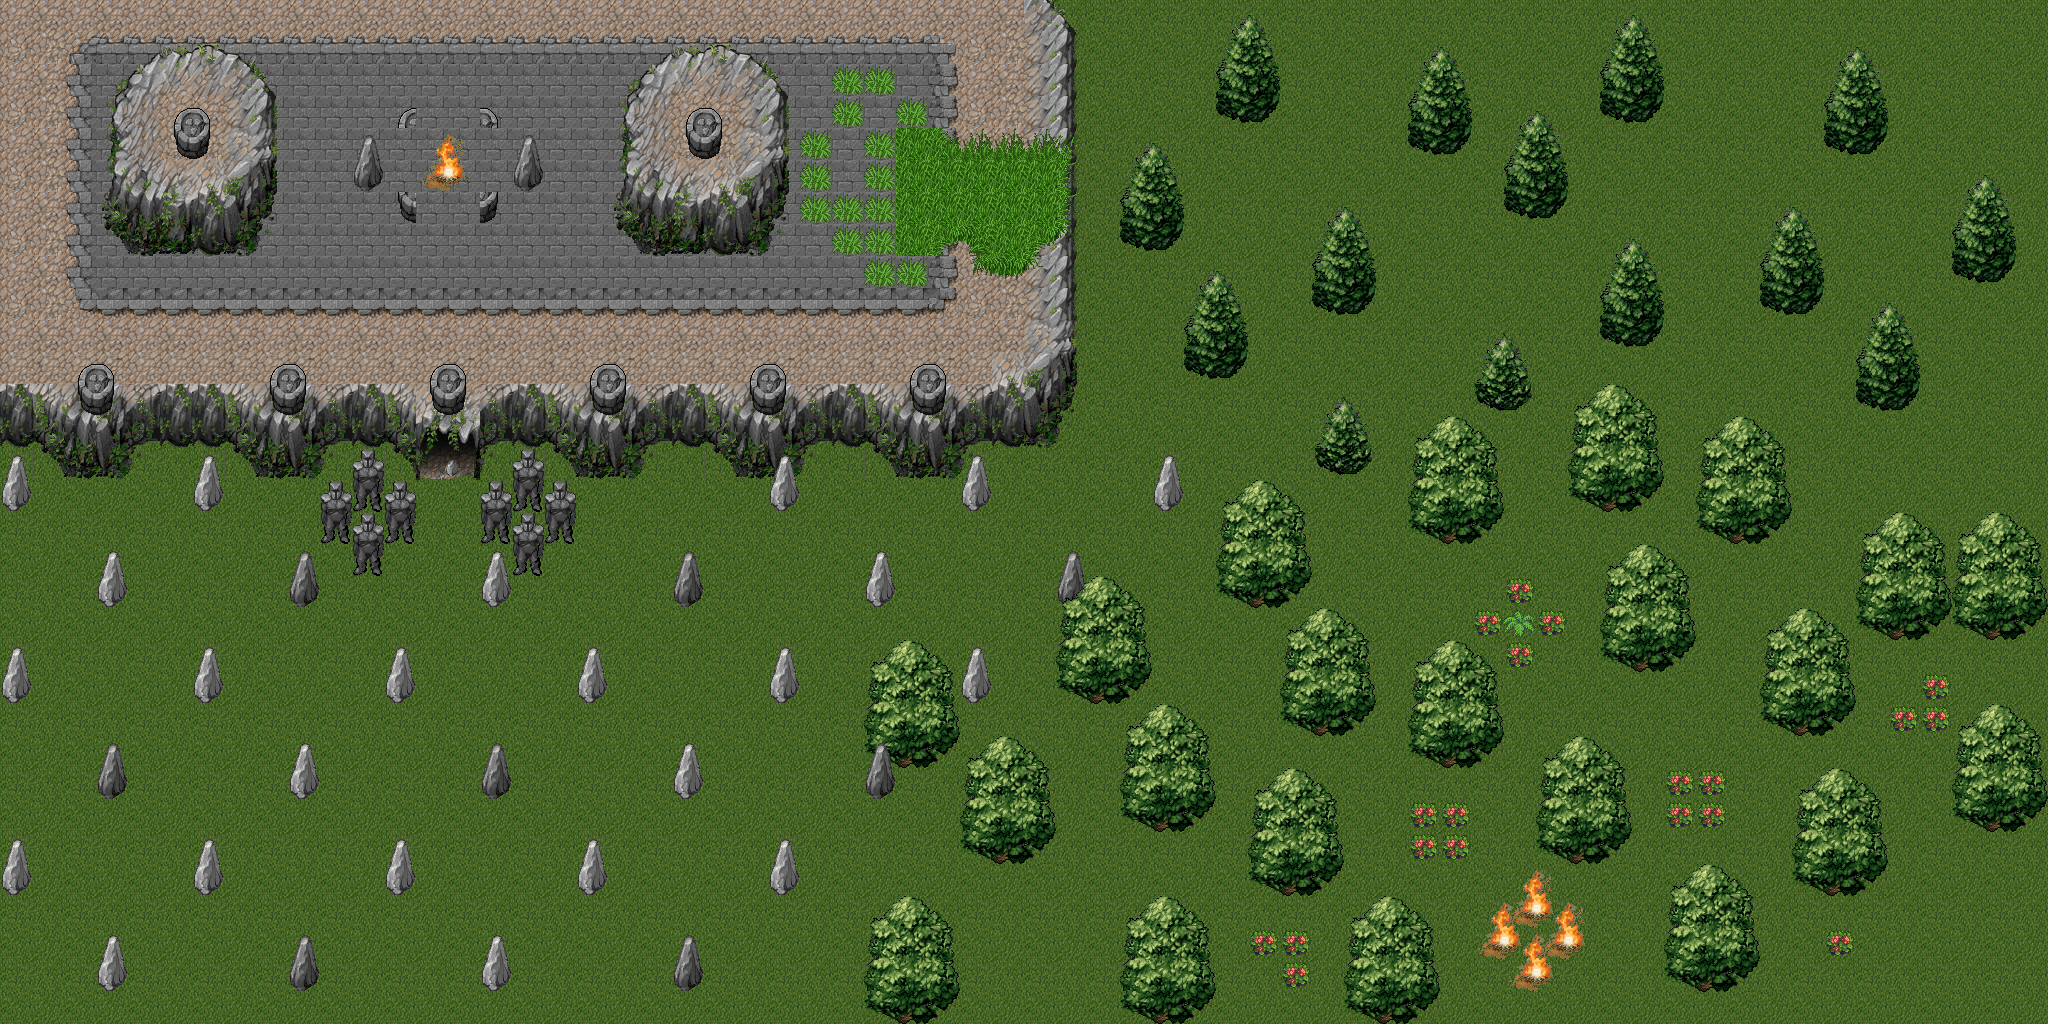

A 2D game scene composited from a Tiled map and its tileset images. What follows is a short description and the map's XML, with each tile layer's data collapsed to a summary:
An orthogonal 64x32 tile map with 32x32 px tiles, 5 tile layers (Ground, Raised Terrain, Even Higher Ground, Doodads, ...).

<map version="1.0" orientation="orthogonal" renderorder="right-down" width="64" height="32" tilewidth="32" tileheight="32" nextobjectid="1">
 <tileset firstgid="1" name="LostGarden" tilewidth="32" tileheight="32" tilecount="256">
  <image source="LostGarden.png" width="512" height="512" />
  <tile id="0">
   <properties>
    <property name="Unpassable" value="true" />
   </properties>
  </tile>
  <tile id="1">
   <properties>
    <property name="Unpassable" value="true" />
   </properties>
  </tile>
  <tile id="2">
   <properties>
    <property name="Unpassable" value="true" />
   </properties>
  </tile>
  <tile id="3">
   <properties>
    <property name="Unpassable" value="true" />
   </properties>
  </tile>
  <tile id="4">
   <properties>
    <property name="Unpassable" value="true" />
   </properties>
  </tile>
  <tile id="5">
   <properties>
    <property name="Unpassable" value="true" />
   </properties>
  </tile>
  <tile id="6">
   <properties>
    <property name="Unpassable" value="true" />
   </properties>
  </tile>
  <tile id="7">
   <properties>
    <property name="Unpassable" value="true" />
   </properties>
  </tile>
  <tile id="8">
   <properties>
    <property name="Unpassable" value="true" />
   </properties>
  </tile>
  <tile id="9">
   <properties>
    <property name="Unpassable" value="true" />
   </properties>
  </tile>
  <tile id="16">
   <properties>
    <property name="Unpassable" value="true" />
   </properties>
  </tile>
  <tile id="21">
   <properties>
    <property name="Unpassable" value="true" />
   </properties>
  </tile>
  <tile id="22">
   <properties>
    <property name="Unpassable" value="true" />
   </properties>
  </tile>
  <tile id="25">
   <properties>
    <property name="Unpassable" value="true" />
   </properties>
  </tile>
  <tile id="32">
   <properties>
    <property name="Unpassable" value="true" />
   </properties>
  </tile>
  <tile id="37">
   <properties>
    <property name="Unpassable" value="true" />
   </properties>
  </tile>
  <tile id="48">
   <properties>
    <property name="Unpassable" value="true" />
   </properties>
  </tile>
  <tile id="53">
   <properties>
    <property name="Unpassable" value="true" />
   </properties>
  </tile>
  <tile id="64">
   <properties>
    <property name="Unpassable" value="true" />
   </properties>
  </tile>
  <tile id="69">
   <properties>
    <property name="Unpassable" value="true" />
   </properties>
  </tile>
  <tile id="70">
   <properties>
    <property name="Unpassable" value="true" />
   </properties>
  </tile>
  <tile id="71">
   <properties>
    <property name="Unpassable" value="true" />
   </properties>
  </tile>
  <tile id="72">
   <properties>
    <property name="Unpassable" value="true" />
   </properties>
  </tile>
  <tile id="73">
   <properties>
    <property name="Unpassable" value="true" />
   </properties>
  </tile>
  <tile id="80">
   <properties>
    <property name="Unpassable" value="true" />
   </properties>
  </tile>
  <tile id="81">
   <properties>
    <property name="Unpassable" value="true" />
   </properties>
  </tile>
  <tile id="82">
   <properties>
    <property name="Unpassable" value="true" />
   </properties>
  </tile>
  <tile id="83">
   <properties>
    <property name="Unpassable" value="true" />
   </properties>
  </tile>
  <tile id="84">
   <properties>
    <property name="Unpassable" value="true" />
   </properties>
  </tile>
  <tile id="85">
   <properties>
    <property name="Unpassable" value="true" />
   </properties>
  </tile>
  <tile id="86">
   <properties>
    <property name="Unpassable" value="true" />
   </properties>
  </tile>
  <tile id="87">
   <properties>
    <property name="Unpassable" value="true" />
   </properties>
  </tile>
  <tile id="88">
   <properties>
    <property name="Unpassable" value="true" />
   </properties>
  </tile>
  <tile id="89">
   <properties>
    <property name="Unpassable" value="true" />
   </properties>
  </tile>
  <tile id="96">
   <properties>
    <property name="Unpassable" value="true" />
   </properties>
  </tile>
  <tile id="97">
   <properties>
    <property name="Unpassable" value="true" />
   </properties>
  </tile>
  <tile id="98">
   <properties>
    <property name="Unpassable" value="true" />
   </properties>
  </tile>
  <tile id="99">
   <properties>
    <property name="Unpassable" value="true" />
   </properties>
  </tile>
  <tile id="100">
   <properties>
    <property name="Unpassable" value="true" />
   </properties>
  </tile>
  <tile id="101">
   <properties>
    <property name="Unpassable" value="true" />
   </properties>
  </tile>
  <tile id="102">
   <properties>
    <property name="Unpassable" value="true" />
   </properties>
  </tile>
  <tile id="103">
   <properties>
    <property name="Unpassable" value="true" />
   </properties>
  </tile>
  <tile id="104">
   <properties>
    <property name="Unpassable" value="true" />
   </properties>
  </tile>
  <tile id="105">
   <properties>
    <property name="Unpassable" value="true" />
   </properties>
  </tile>
  <tile id="112">
   <properties>
    <property name="Unpassable" value="true" />
   </properties>
  </tile>
  <tile id="115">
   <properties>
    <property name="Unpassable" value="true" />
   </properties>
  </tile>
  <tile id="116">
   <properties>
    <property name="Fire" value="true" />
   </properties>
  </tile>
  <tile id="117">
   <properties>
    <property name="Fire" value="true" />
   </properties>
  </tile>
  <tile id="132">
   <properties>
    <property name="Fire" value="true" />
   </properties>
  </tile>
  <tile id="133">
   <properties>
    <property name="Fire" value="true" />
   </properties>
  </tile>
  <tile id="160">
   <properties>
    <property name="Unpassable" value="true" />
   </properties>
  </tile>
  <tile id="163">
   <properties>
    <property name="Unpassable" value="true" />
   </properties>
  </tile>
  <tile id="176">
   <properties>
    <property name="Unpassable" value="true" />
   </properties>
  </tile>
  <tile id="179">
   <properties>
    <property name="Unpassable" value="true" />
   </properties>
  </tile>
  <tile id="192">
   <properties>
    <property name="Unpassable" value="true" />
   </properties>
  </tile>
  <tile id="195">
   <properties>
    <property name="Unpassable" value="true" />
   </properties>
  </tile>
  <tile id="208">
   <properties>
    <property name="Unpassable" value="true" />
   </properties>
  </tile>
  <tile id="209">
   <properties>
    <property name="Unpassable" value="true" />
   </properties>
  </tile>
  <tile id="210">
   <properties>
    <property name="Unpassable" value="true" />
   </properties>
  </tile>
  <tile id="211">
   <properties>
    <property name="Unpassable" value="true" />
   </properties>
  </tile>
  <tile id="224">
   <properties>
    <property name="Unpassable" value="true" />
   </properties>
  </tile>
  <tile id="225">
   <properties>
    <property name="Unpassable" value="true" />
   </properties>
  </tile>
  <tile id="226">
   <properties>
    <property name="Unpassable" value="true" />
   </properties>
  </tile>
  <tile id="227">
   <properties>
    <property name="Unpassable" value="true" />
   </properties>
  </tile>
  <tile id="240">
   <properties>
    <property name="Unpassable" value="true" />
   </properties>
  </tile>
  <tile id="241">
   <properties>
    <property name="Unpassable" value="true" />
   </properties>
  </tile>
  <tile id="242">
   <properties>
    <property name="Unpassable" value="true" />
   </properties>
  </tile>
  <tile id="243">
   <properties>
    <property name="Unpassable" value="true" />
   </properties>
  </tile>
 </tileset>
 <layer name="Ground" width="64" height="32">
  <data>[2048 cells, 2048 non-empty, 4 distinct tile ids]</data>
 </layer>
 <layer name="Raised Terrain" width="64" height="32">
  <data>[2048 cells, 500 non-empty, 50 distinct tile ids]</data>
 </layer>
 <layer name="Even Higher Ground" width="64" height="32">
  <data>[2048 cells, 84 non-empty, 42 distinct tile ids]</data>
 </layer>
 <layer name="Doodads" width="64" height="32">
  <data>[2048 cells, 543 non-empty, 53 distinct tile ids]</data>
 </layer>
 <layer name="Doodads Lvl 2" width="64" height="32">
  <data>[2048 cells, 30 non-empty, 22 distinct tile ids]</data>
 </layer>
</map>
